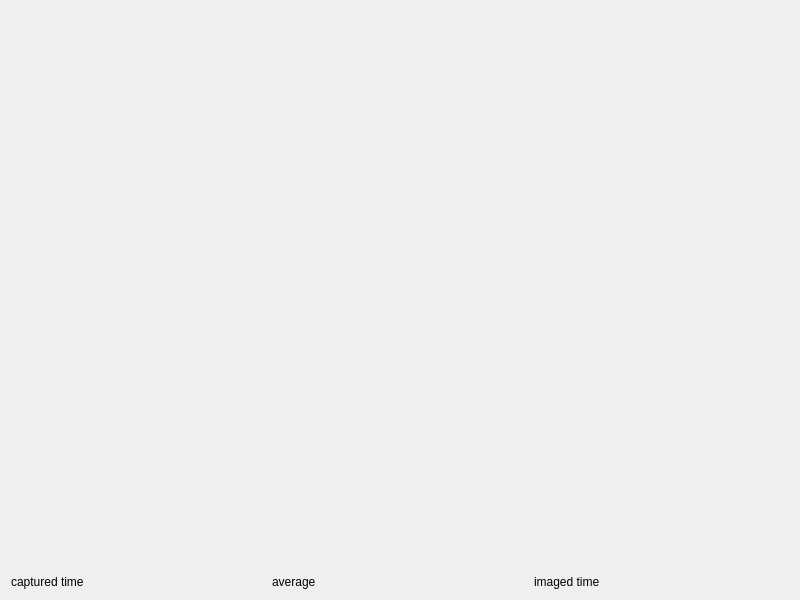
<?xml version="1.0" encoding="UTF-8"?>
<ui version="4.0">
 <class>Win002</class>
 <widget class="QWidget" name="Win002">
  <property name="geometry">
   <rect>
    <x>0</x>
    <y>0</y>
    <width>800</width>
    <height>600</height>
   </rect>
  </property>
  <property name="windowTitle">
   <string>Win002</string>
  </property>
  <layout class="QHBoxLayout" name="horizontalLayout">
   <item>
    <layout class="QVBoxLayout" name="verticalLayout">
     <item>
      <widget class="QLabel" name="labelImage">
       <property name="sizePolicy">
        <sizepolicy hsizetype="Preferred" vsizetype="Expanding">
         <horstretch>0</horstretch>
         <verstretch>0</verstretch>
        </sizepolicy>
       </property>
       <property name="text">
        <string/>
       </property>
      </widget>
     </item>
     <item>
      <layout class="QHBoxLayout" name="horizontalLayout_2">
       <item>
        <widget class="QLabel" name="labelCapturedTime">
         <property name="text">
          <string>captured time</string>
         </property>
        </widget>
       </item>
       <item>
        <widget class="QLabel" name="labelAverage">
         <property name="text">
          <string>average</string>
         </property>
        </widget>
       </item>
       <item>
        <widget class="QLabel" name="labelImagedTime">
         <property name="text">
          <string>imaged time</string>
         </property>
        </widget>
       </item>
      </layout>
     </item>
    </layout>
   </item>
  </layout>
 </widget>
 <resources/>
 <connections/>
</ui>
